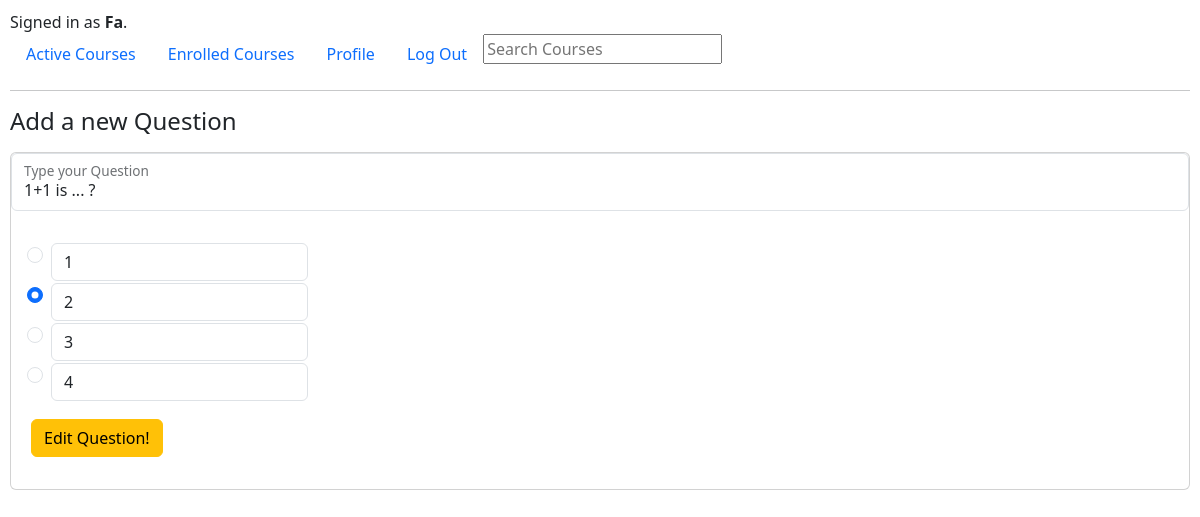
The page /editQuestion/15 (signed in) on the database its author committed.
### revuCMS/models.py (models this page shows, shortened)
class User(AbstractUser):
    pass

class Question(models.Model):
    quiz = models.ForeignKey(Quiz, on_delete=models.CASCADE)
    question_text = models.CharField(max_length=200)

class AnswerChoice(models.Model):
    question = models.ForeignKey(Question, on_delete=models.CASCADE)
    answer_text = models.CharField(max_length=200)
    is_correct = models.BooleanField(default=False)

### revuCMS/views.py (the view, shortened to what this page needs)
# urls.py: path('editQuestion/<int:id>', views.editQuestion, name='editQuestion'),
def editQuestion(request, id):
    questionData = Question.objects.get(pk=id)
    answers = questionData.answerchoice_set.all()
    if request.method == "GET":
        return render(request, "revuCMS/editQuestion.html",{
            "question": questionData,
            "answers": answers
        })

### revuCMS/templates/revuCMS/editQuestion.html (shortened to what this page needs)
{% extends "revuCMS/layout.html" %}
{% block body %}
    <h4>Add a new Question</h4>
    <form action="{% url 'editQuestion' id=question.id %}" method="POST" class="my-3">
        <div class="card my-3">
            <div class="form-floating mb-3">
                <input type="text" name="question_text" class="form-control" id="question_text" placeholder="question_text" value="{{ question.question_text }}">
                <label for="question_text">Type your Question</label>
            </div>
            <div class="card-body">
                {% for answer in answers %}
                    <div class="form-check">
                        <input class="form-check-input" type="radio" name="correct_answer" id="answer{{ forloop.counter }}" value="{{ answer.id }}"
                            {% if answer.is_correct %}checked{% endif %}>
                        <label class="form-check-label" for="answer{{ forloop.counter }}">
                            <input type="text" name="answer{{ forloop.counter }}" class="form-control" placeholder="Answer 1" value="{{ answer.answer_text }}">
                        </label>
                    </div>
                {% endfor %}
                <button type="submit" class="btn btn-warning my-3 mx-1">Edit Question!</button>
            </div>
        </div>
    </form>
{% endblock %}

### revuCMS/templates/revuCMS/layout.html (shortened to what this page needs)
{% load static %}
<!DOCTYPE html>
<html lang="en">
    <head>
        <link rel="stylesheet" href="https://stackpath.bootstrapcdn.com/bootstrap/4.4.1/css/bootstrap.min.css">
        <link href="{% static 'revuCMS/styles.css' %}" rel="stylesheet">
        <link rel="stylesheet" href="https://cdn.jsdelivr.net/npm/bootstrap@5.3.2/dist/css/bootstrap.min.css">
        <link rel="stylesheet" href="https://cdnjs.cloudflare.com/ajax/libs/font-awesome/6.5.1/css/all.min.css" />
    </head>
    <body>
        <div>
            {% if user.is_authenticated %}
                Signed in as <strong>{{ user.username }}</strong>.
            {% else %}
                Not signed in.
            {% endif %}
        </div>
        <ul class="nav">
            <li class="nav-item">
                <a class="nav-link" href="{% url 'index' %}">Active Courses</a>
            </li>
            {% if user.is_authenticated %}
                <li class="nav-item">
                    <a class="nav-link" href="{% url 'enrolledCourses' %}">Enrolled Courses</a>
                </li>
                <li class="nav-item">
                    <a class="nav-link" href="{% url 'profile' %}">Profile</a>
                </li>
                <li class="nav-item">
                    <a class="nav-link" href="{% url 'logout' %}">Log Out</a>
                </li>
            {% endif %}
                <li class="nav-item">
                    <form action="{% url 'search' %}" method="POST">
                        <input type="text" class="search" name="q" placeholder="Search Courses">
                    </form>
                </li>
        </ul>
        <hr>
        {% block body %}
        {% endblock %}
    </body>
</html>

### revuCMS/static/revuCMS/styles.css (style rules this page uses)
body { padding: 10px; }

### rows shown on the page
User: username "Fa"
Question: question_text "1+1 is ... ?"
AnswerChoice: answer_text "1"
AnswerChoice: is_correct "☑", answer_text "2"
AnswerChoice: answer_text "3"
AnswerChoice: answer_text "4"
